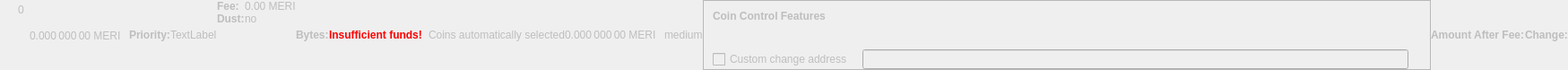
    <widget class="QWidget" name="dummyHideWidget" native="true">
     <property name="enabled">
      <bool>false</bool>
     </property>
     <property name="maximumSize">
      <size>
       <width>100</width>
       <height>22</height>
      </size>
     </property>
     <layout class="QHBoxLayout" name="dummyHideLayout">
      <property name="spacing">
       <number>0</number>
      </property>
      <property name="margin">
       <number>0</number>
      </property>
      <item>
       <layout class="QFormLayout" name="formLayoutCoinControl1">
        <property name="horizontalSpacing">
         <number>10</number>
        </property>
        <property name="verticalSpacing">
         <number>14</number>
        </property>
        <property name="leftMargin">
         <number>10</number>
        </property>
        <property name="topMargin">
         <number>4</number>
        </property>
        <property name="rightMargin">
         <number>6</number>
        </property>
        <item row="0" column="1">
         <widget class="QLabel" name="labelCoinControlBytes">
          <property name="cursor">
           <cursorShape>IBeamCursor</cursorShape>
          </property>
          <property name="contextMenuPolicy">
           <enum>Qt::ActionsContextMenu</enum>
          </property>
          <property name="text">
           <string notr="true">0</string>
          </property>
          <property name="textInteractionFlags">
           <set>Qt::LinksAccessibleByMouse|Qt::TextSelectableByKeyboard|Qt::TextSelectableByMouse</set>
          </property>
         </widget>
        </item>
       </layout>
      </item>
      <item>
       <widget class="QLabel" name="labelCoinControlAfterFee">
        <property name="enabled">
         <bool>false</bool>
        </property>
        <property name="sizePolicy">
         <sizepolicy hsizetype="Fixed" vsizetype="Fixed">
          <horstretch>0</horstretch>
          <verstretch>0</verstretch>
         </sizepolicy>
        </property>
        <property name="minimumSize">
         <size>
          <width>111</width>
          <height>12</height>
         </size>
        </property>
        <property name="maximumSize">
         <size>
          <width>111</width>
          <height>12</height>
         </size>
        </property>
        <property name="cursor">
         <cursorShape>IBeamCursor</cursorShape>
        </property>
        <property name="contextMenuPolicy">
         <enum>Qt::ActionsContextMenu</enum>
        </property>
        <property name="text">
         <string notr="true">0.000 000 00 MERI</string>
        </property>
        <property name="textInteractionFlags">
         <set>Qt::LinksAccessibleByMouse|Qt::TextSelectableByKeyboard|Qt::TextSelectableByMouse</set>
        </property>
       </widget>
      </item>
      <item>
       <widget class="QLabel" name="labelCoinControlPriorityText">
        <property name="enabled">
         <bool>false</bool>
        </property>
        <property name="font">
         <font>
          <weight>75</weight>
          <bold>true</bold>
         </font>
        </property>
        <property name="text">
         <string>Priority:</string>
        </property>
       </widget>
      </item>
      <item>
       <layout class="QHBoxLayout" name="horizontalLayout">
        <item>
         <widget class="QLabel" name="WarningLabel">
          <property name="text">
           <string>TextLabel</string>
          </property>
         </widget>
        </item>
       </layout>
      </item>
      <item>
       <layout class="QFormLayout" name="formLayoutCoinControl3">
        <property name="horizontalSpacing">
         <number>0</number>
        </property>
        <property name="verticalSpacing">
         <number>0</number>
        </property>
        <property name="leftMargin">
         <number>0</number>
        </property>
        <property name="topMargin">
         <number>0</number>
        </property>
        <property name="rightMargin">
         <number>0</number>
        </property>
        <item row="0" column="0">
         <widget class="QLabel" name="labelCoinControlFeeText">
          <property name="enabled">
           <bool>false</bool>
          </property>
          <property name="font">
           <font>
            <weight>75</weight>
            <bold>true</bold>
           </font>
          </property>
          <property name="text">
           <string>Fee:</string>
          </property>
          <property name="margin">
           <number>0</number>
          </property>
         </widget>
        </item>
        <item row="0" column="1">
         <widget class="QLabel" name="labelCoinControlFee">
          <property name="enabled">
           <bool>false</bool>
          </property>
          <property name="cursor">
           <cursorShape>IBeamCursor</cursorShape>
          </property>
          <property name="contextMenuPolicy">
           <enum>Qt::ActionsContextMenu</enum>
          </property>
          <property name="text">
           <string notr="true">0.00 MERI</string>
          </property>
          <property name="textInteractionFlags">
           <set>Qt::LinksAccessibleByMouse|Qt::TextSelectableByKeyboard|Qt::TextSelectableByMouse</set>
          </property>
         </widget>
        </item>
        <item row="1" column="0">
         <widget class="QLabel" name="labelCoinControlLowOutputText">
          <property name="enabled">
           <bool>false</bool>
          </property>
          <property name="font">
           <font>
            <weight>75</weight>
            <bold>true</bold>
           </font>
          </property>
          <property name="text">
           <string>Dust:</string>
          </property>
         </widget>
        </item>
        <item row="1" column="1">
         <widget class="QLabel" name="labelCoinControlLowOutput">
          <property name="enabled">
           <bool>false</bool>
          </property>
          <property name="cursor">
           <cursorShape>IBeamCursor</cursorShape>
          </property>
          <property name="contextMenuPolicy">
           <enum>Qt::ActionsContextMenu</enum>
          </property>
          <property name="text">
           <string>no</string>
          </property>
          <property name="textInteractionFlags">
           <set>Qt::LinksAccessibleByMouse|Qt::TextSelectableByKeyboard|Qt::TextSelectableByMouse</set>
          </property>
         </widget>
        </item>
       </layout>
      </item>
      <item>
       <widget class="QLabel" name="labelCoinControlBytesText">
        <property name="enabled">
         <bool>false</bool>
        </property>
        <property name="font">
         <font>
          <weight>75</weight>
          <bold>true</bold>
         </font>
        </property>
        <property name="text">
         <string>Bytes:</string>
        </property>
       </widget>
      </item>
      <item>
       <layout class="QFormLayout" name="formLayoutCoinControl2">
        <property name="horizontalSpacing">
         <number>0</number>
        </property>
        <property name="verticalSpacing">
         <number>0</number>
        </property>
        <property name="leftMargin">
         <number>0</number>
        </property>
        <property name="topMargin">
         <number>0</number>
        </property>
        <property name="rightMargin">
         <number>0</number>
        </property>
       </layout>
      </item>
      <item>
       <layout class="QHBoxLayout" name="horizontalLayoutCoinControl2">
        <property name="spacing">
         <number>0</number>
        </property>
        <property name="bottomMargin">
         <number>0</number>
        </property>
       </layout>
      </item>
      <item>
       <widget class="QLabel" name="labelCoinControlInsuffFunds">
        <property name="enabled">
         <bool>false</bool>
        </property>
        <property name="minimumSize">
         <size>
          <width>0</width>
          <height>0</height>
         </size>
        </property>
        <property name="font">
         <font>
          <weight>75</weight>
          <bold>true</bold>
         </font>
        </property>
        <property name="styleSheet">
         <string notr="true">color:red;font-weight:bold;</string>
        </property>
        <property name="text">
         <string>Insufficient funds!</string>
        </property>
        <property name="margin">
         <number>5</number>
        </property>
       </widget>
      </item>
      <item>
       <layout class="QFormLayout" name="formLayoutCoinControl4">
        <property name="horizontalSpacing">
         <number>0</number>
        </property>
        <property name="verticalSpacing">
         <number>0</number>
        </property>
        <property name="leftMargin">
         <number>0</number>
        </property>
        <property name="topMargin">
         <number>0</number>
        </property>
        <property name="rightMargin">
         <number>0</number>
        </property>
       </layout>
      </item>
      <item>
       <widget class="QLabel" name="labelCoinControlChangeLabel">
        <property name="enabled">
         <bool>false</bool>
        </property>
        <property name="sizePolicy">
         <sizepolicy hsizetype="Preferred" vsizetype="Expanding">
          <horstretch>0</horstretch>
          <verstretch>0</verstretch>
         </sizepolicy>
        </property>
        <property name="minimumSize">
         <size>
          <width>0</width>
          <height>0</height>
         </size>
        </property>
        <property name="text">
         <string/>
        </property>
        <property name="margin">
         <number>3</number>
        </property>
       </widget>
      </item>
      <item>
       <widget class="QLabel" name="labelCoinControlAutomaticallySelected">
        <property name="enabled">
         <bool>false</bool>
        </property>
        <property name="sizePolicy">
         <sizepolicy hsizetype="Fixed" vsizetype="Fixed">
          <horstretch>0</horstretch>
          <verstretch>0</verstretch>
         </sizepolicy>
        </property>
        <property name="minimumSize">
         <size>
          <width>0</width>
          <height>0</height>
         </size>
        </property>
        <property name="maximumSize">
         <size>
          <width>240</width>
          <height>16777215</height>
         </size>
        </property>
        <property name="text">
         <string>Coins automatically selected</string>
        </property>
        <property name="margin">
         <number>5</number>
        </property>
       </widget>
      </item>
      <item>
       <widget class="QLabel" name="labelCoinControlChange">
        <property name="enabled">
         <bool>false</bool>
        </property>
        <property name="sizePolicy">
         <sizepolicy hsizetype="Fixed" vsizetype="Fixed">
          <horstretch>0</horstretch>
          <verstretch>0</verstretch>
         </sizepolicy>
        </property>
        <property name="minimumSize">
         <size>
          <width>111</width>
          <height>0</height>
         </size>
        </property>
        <property name="maximumSize">
         <size>
          <width>111</width>
          <height>16777215</height>
         </size>
        </property>
        <property name="cursor">
         <cursorShape>IBeamCursor</cursorShape>
        </property>
        <property name="contextMenuPolicy">
         <enum>Qt::ActionsContextMenu</enum>
        </property>
        <property name="text">
         <string notr="true">0.000 000 00 MERI</string>
        </property>
        <property name="textInteractionFlags">
         <set>Qt::LinksAccessibleByMouse|Qt::TextSelectableByKeyboard|Qt::TextSelectableByMouse</set>
        </property>
       </widget>
      </item>
      <item>
       <widget class="QLabel" name="labelCoinControlPriority">
        <property name="enabled">
         <bool>false</bool>
        </property>
        <property name="cursor">
         <cursorShape>IBeamCursor</cursorShape>
        </property>
        <property name="contextMenuPolicy">
         <enum>Qt::ActionsContextMenu</enum>
        </property>
        <property name="text">
         <string>medium</string>
        </property>
        <property name="textInteractionFlags">
         <set>Qt::LinksAccessibleByMouse|Qt::TextSelectableByKeyboard|Qt::TextSelectableByMouse</set>
        </property>
       </widget>
      </item>
      <item>
       <widget class="QFrame" name="frameCoinControl">
        <property name="sizePolicy">
         <sizepolicy hsizetype="Expanding" vsizetype="Expanding">
          <horstretch>0</horstretch>
          <verstretch>0</verstretch>
         </sizepolicy>
        </property>
        <property name="maximumSize">
         <size>
          <width>16777215</width>
          <height>16777215</height>
         </size>
        </property>
        <property name="frameShape">
         <enum>QFrame::StyledPanel</enum>
        </property>
        <property name="frameShadow">
         <enum>QFrame::Sunken</enum>
        </property>
        <layout class="QVBoxLayout" name="verticalLayoutCoinControl2_2">
         <property name="spacing">
          <number>0</number>
         </property>
         <property name="margin">
          <number>0</number>
         </property>
         <item>
          <layout class="QVBoxLayout" name="verticalLayoutCoinControl" stretch="0,0,0,1">
           <property name="spacing">
            <number>0</number>
           </property>
           <property name="leftMargin">
            <number>10</number>
           </property>
           <property name="topMargin">
            <number>10</number>
           </property>
           <item>
            <layout class="QHBoxLayout" name="horizontalLayoutCoinControl1">
             <property name="bottomMargin">
              <number>15</number>
             </property>
             <item>
              <widget class="QLabel" name="labelCoinControlFeatures">
               <property name="enabled">
                <bool>false</bool>
               </property>
               <property name="sizePolicy">
                <sizepolicy hsizetype="Preferred" vsizetype="Maximum">
                 <horstretch>0</horstretch>
                 <verstretch>0</verstretch>
                </sizepolicy>
               </property>
               <property name="font">
                <font>
                 <weight>75</weight>
                 <bold>true</bold>
                </font>
               </property>
               <property name="styleSheet">
                <string notr="true">font-weight:bold;</string>
               </property>
               <property name="text">
                <string>Coin Control Features</string>
               </property>
              </widget>
             </item>
            </layout>
           </item>
           <item>
            <widget class="QWidget" name="widgetCoinControl" native="true">
             <property name="sizePolicy">
              <sizepolicy hsizetype="Preferred" vsizetype="Preferred">
               <horstretch>0</horstretch>
               <verstretch>0</verstretch>
              </sizepolicy>
             </property>
             <property name="minimumSize">
              <size>
               <width>0</width>
               <height>0</height>
              </size>
             </property>
             <property name="styleSheet">
              <string notr="true"/>
             </property>
             <layout class="QHBoxLayout" name="horizontalLayoutCoinControl5_2">
              <property name="margin">
               <number>0</number>
              </property>
              <item>
               <layout class="QHBoxLayout" name="horizontalLayoutCoinControl3">
                <property name="spacing">
                 <number>20</number>
                </property>
                <property name="topMargin">
                 <number>0</number>
                </property>
                <property name="bottomMargin">
                 <number>10</number>
                </property>
               </layout>
              </item>
             </layout>
            </widget>
           </item>
           <item>
            <layout class="QHBoxLayout" name="horizontalLayoutCoinControl4" stretch="0,0,0">
             <property name="spacing">
              <number>12</number>
             </property>
             <property name="sizeConstraint">
              <enum>QLayout::SetDefaultConstraint</enum>
             </property>
             <property name="topMargin">
              <number>5</number>
             </property>
             <property name="rightMargin">
              <number>5</number>
             </property>
             <item>
              <widget class="QCheckBox" name="checkBoxCoinControlChange">
               <property name="enabled">
                <bool>false</bool>
               </property>
               <property name="toolTip">
                <string>If this is activated, but the change address is empty or invalid, change will be sent to a newly generated address.</string>
               </property>
               <property name="text">
                <string>Custom change address</string>
               </property>
              </widget>
             </item>
             <item>
              <widget class="QValidatedLineEdit" name="lineEditCoinControlChange">
               <property name="enabled">
                <bool>false</bool>
               </property>
               <property name="sizePolicy">
                <sizepolicy hsizetype="Expanding" vsizetype="Fixed">
                 <horstretch>0</horstretch>
                 <verstretch>0</verstretch>
                </sizepolicy>
               </property>
              </widget>
             </item>
             <item>
              <widget class="QLabel" name="labelCoinControlChangeLabel_2">
               <property name="sizePolicy">
                <sizepolicy hsizetype="Preferred" vsizetype="Expanding">
                 <horstretch>0</horstretch>
                 <verstretch>0</verstretch>
                </sizepolicy>
               </property>
               <property name="minimumSize">
                <size>
                 <width>0</width>
                 <height>0</height>
                </size>
               </property>
               <property name="text">
                <string/>
               </property>
               <property name="margin">
                <number>3</number>
               </property>
              </widget>
             </item>
            </layout>
           </item>
           <item>
            <spacer name="verticalSpacerCoinControl">
             <property name="orientation">
              <enum>Qt::Vertical</enum>
             </property>
             <property name="sizeHint" stdset="0">
              <size>
               <width>800</width>
               <height>1</height>
              </size>
             </property>
            </spacer>
           </item>
          </layout>
         </item>
        </layout>
       </widget>
      </item>
      <item>
       <widget class="QLabel" name="labelCoinControlAfterFeeText">
        <property name="enabled">
         <bool>false</bool>
        </property>
        <property name="minimumSize">
         <size>
          <width>0</width>
          <height>0</height>
         </size>
        </property>
        <property name="maximumSize">
         <size>
          <width>16777215</width>
          <height>16777215</height>
         </size>
        </property>
        <property name="font">
         <font>
          <weight>75</weight>
          <bold>true</bold>
         </font>
        </property>
        <property name="text">
         <string>Amount After Fee:</string>
        </property>
        <property name="alignment">
         <set>Qt::AlignLeading|Qt::AlignLeft|Qt::AlignVCenter</set>
        </property>
        <property name="margin">
         <number>0</number>
        </property>
       </widget>
      </item>
      <item>
       <widget class="QLabel" name="labelCoinControlChangeText">
        <property name="enabled">
         <bool>false</bool>
        </property>
        <property name="sizePolicy">
         <sizepolicy hsizetype="Preferred" vsizetype="Preferred">
          <horstretch>0</horstretch>
          <verstretch>0</verstretch>
         </sizepolicy>
        </property>
        <property name="minimumSize">
         <size>
          <width>0</width>
          <height>0</height>
         </size>
        </property>
        <property name="maximumSize">
         <size>
          <width>16777215</width>
          <height>16777215</height>
         </size>
        </property>
        <property name="font">
         <font>
          <weight>75</weight>
          <bold>true</bold>
         </font>
        </property>
        <property name="text">
         <string>Change:</string>
        </property>
        <property name="alignment">
         <set>Qt::AlignLeading|Qt::AlignLeft|Qt::AlignVCenter</set>
        </property>
       </widget>
      </item>
     </layout>
    </widget>
